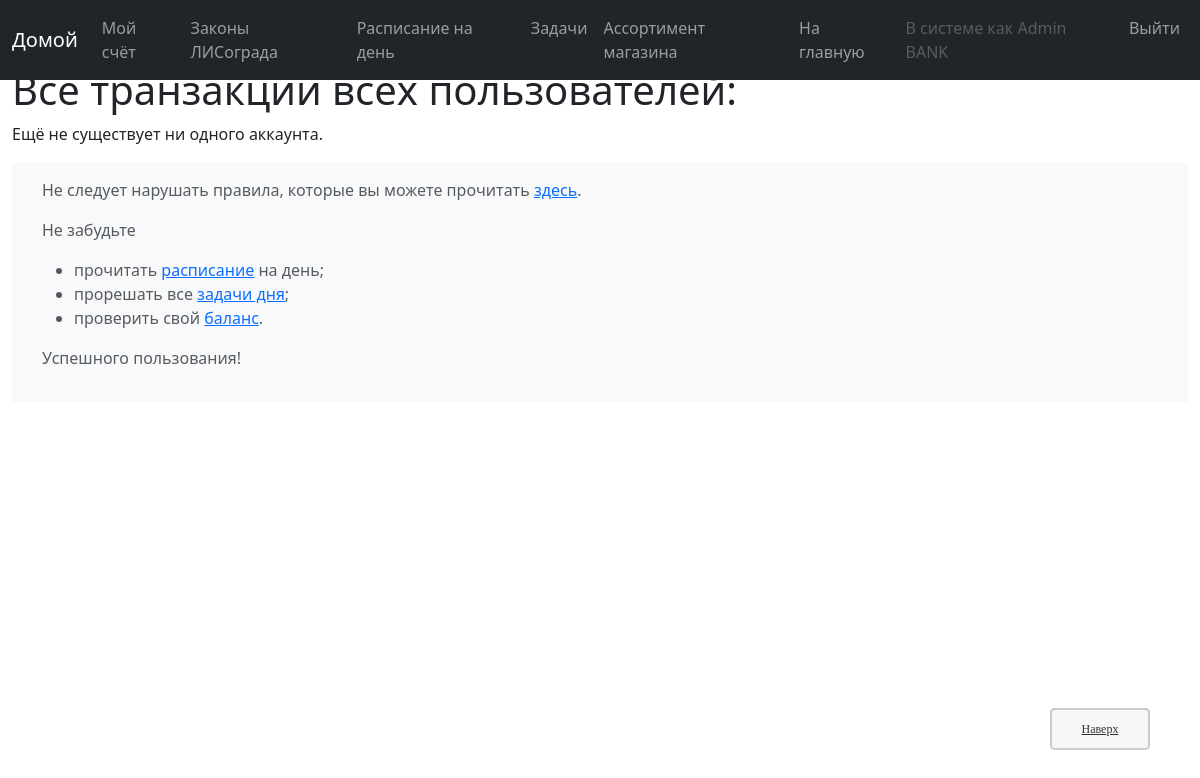
The page /bank/accounts/ (signed in) on the database as committed earlier.
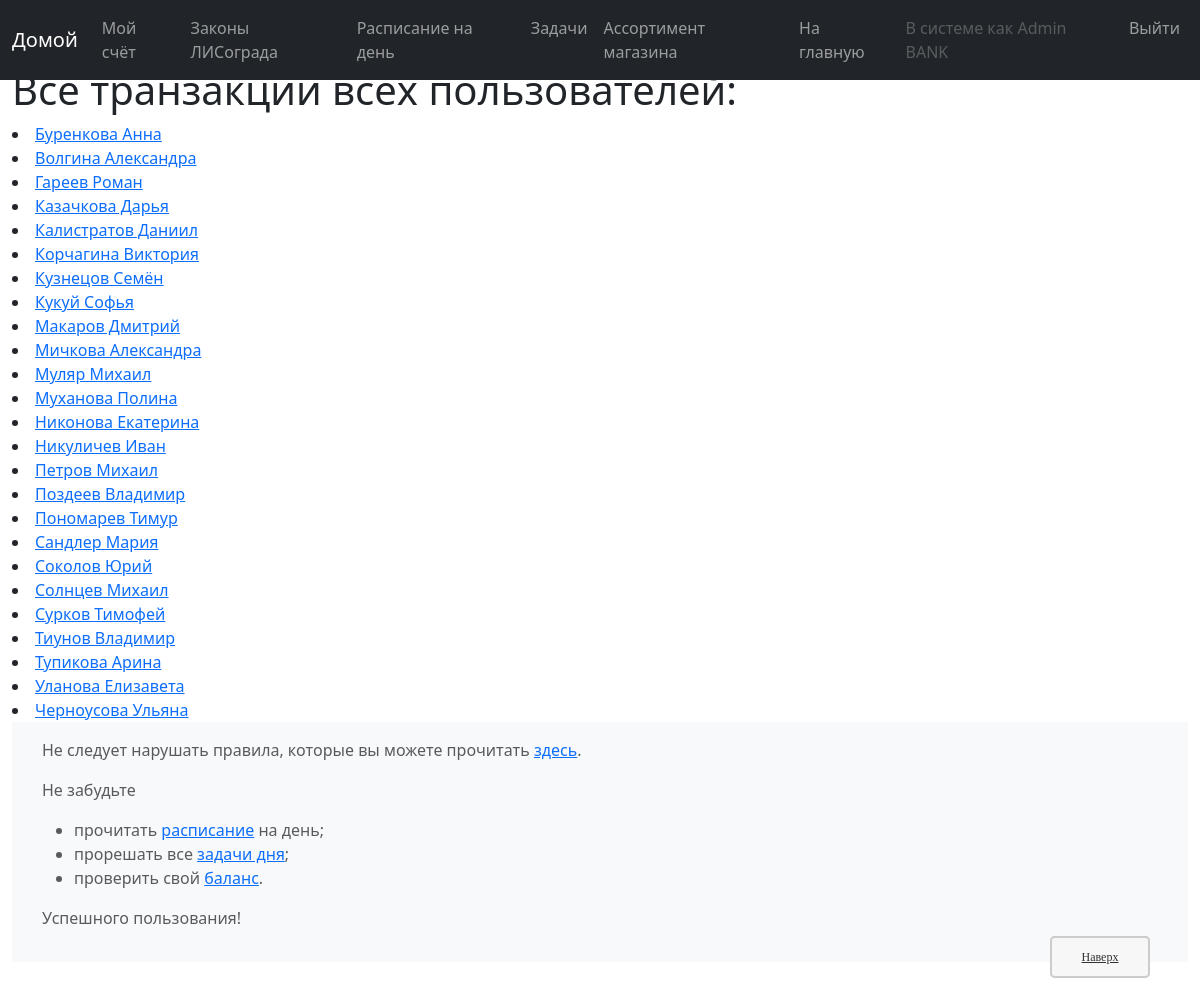
The same page on the database as committed later.
### bank/models.py (models this page shows, shortened)
class account(models.Model):
    user = models.OneToOneField(User, on_delete=models.CASCADE, verbose_name="Пользователь:")
    balance = models.FloatField(default=0, verbose_name="Баланс:")
    id = models.UUIDField(primary_key=True, default=uuid.uuid4, help_text="Уникальный ID аккаунта.")#, editable=False)
    first_name = models.CharField(max_length=40, default='Not stated', verbose_name="Имя:")        #   Имя
    middle_name = models.CharField(max_length=40, default='Not stated', verbose_name="Отчество:")  #   Отчество
    last_name = models.CharField(max_length=40, default='Not stated', verbose_name="Фамилия:")     #   Фамилия
    user_group = models.CharField(max_length=40, choices=EXISTING_GROUPS, default='None', help_text='Группа обучения', verbose_name="Занятия:")
    party = models.IntegerField(default=0, verbose_name="Отряд:")
    theme_self = models.CharField(max_length=50, choices=EXISTING_THEMES, default='default', help_text="Как это выглядит, можно посмотреть ниже.", verbose_name="Тема:")
    account_status = models.CharField(max_length=100, default='', blank=True, verbose_name="Статус:")
    class Meta:
        ordering = ["party", "last_name"]
        permissions = PERMISSIONS
    def get_absolute_url(self):
        return reverse('account-detail', args=[str(self.id)])
    def short_name(self):
        return f'{self.last_name} {self.first_name}'

### bank/views/view_info.py (the view)
@permission_required('bank.staff_')
def all_accounts_list_view(request):
    acc_all = account.objects.exclude(party=0).order_by('party', 'last_name') #.filter(name=self.request.user.account.balance)
    paginator1 = Paginator(acc_all, 25)
    page1 = request.GET.get('page1')
    try:
        items1 = paginator1.page(page1)
    except PageNotAnInteger:
        items1 = paginator1.page(1)
    except EmptyPage:
        items1 = paginator1.page(paginator1.num_pages)
    return render(
        request,
        'bank/info_view/balances.html',
        context={
            'object_list': items1,
        }
    )

### templates/bank/info_view/balances.html
{% extends "bank/base_generic.html" %}
{% block content %}
    <h1>Все транзакции всех пользователей:</h1>
    {% if object_list %}
    <ui>
        {% for element in object_list %}
        <li>
            <a href="{{ element.get_absolute_url }}">{{ element.short_name }}</a>
        </li>
        {% endfor %}
    </ui>
    {% else %}
      <p>Ещё не существует ни одного аккаунта.</p>
    {% endif %}
    <a href="#top" title="В начало" tabindex="-1" class="topbutton">Наверх</a>
{% endblock %}

Rows that differ between the two databases and show on the page:
added account: short_name "Буренкова Анна"
added account: short_name "Волгина Александра"
added account: short_name "Гареев Роман"
added account: short_name "Казачкова Дарья"
added account: short_name "Калистратов Даниил"
added account: short_name "Корчагина Виктория"
added account: short_name "Кузнецов Семён"
added account: short_name "Кукуй Софья"
added account: short_name "Макаров Дмитрий"
added account: short_name "Мичкова Александра"
added account: short_name "Муляр Михаил"
added account: short_name "Муханова Полина"
added account: short_name "Никонова Екатерина"
added account: short_name "Никуличев Иван"
added account: short_name "Петров Михаил"
added account: short_name "Поздеев Владимир"
added account: short_name "Пономарев Тимур"
added account: short_name "Сандлер Мария"
added account: short_name "Соколов Юрий"
added account: short_name "Солнцев Михаил"
added account: short_name "Сурков Тимофей"
added account: short_name "Тиунов Владимир"
added account: short_name "Тупикова Арина"
added account: short_name "Уланова Елизавета"
added account: short_name "Черноусова Ульяна"
Other text that changed with them:
text no longer shown: "Ещё не существует ни одного аккаунта."
